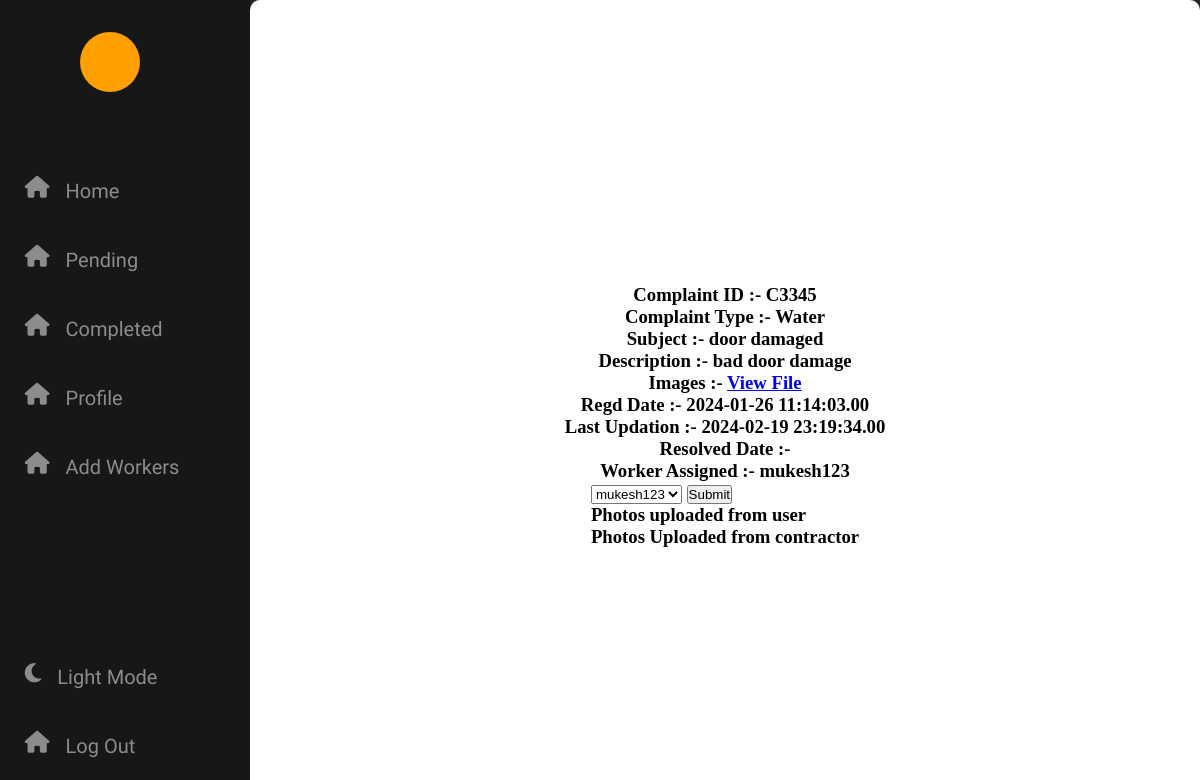
Screenshot of /php/assignWorker.php?id=C3345 with the database file from the repository.
### tables this page shows
CREATE TABLE `complaints` (
  `username` varchar(50) NOT NULL,
  `complaint_id` varchar(10) NOT NULL,
  `complaint_type` varchar(20) NOT NULL,
  `subject` varchar(50) NOT NULL,
  `description` text NOT NULL,
  `folder` varchar(300) NOT NULL,
  `time` datetime(2) NOT NULL DEFAULT current_timestamp(2),
  `resolved_time` datetime(2) DEFAULT NULL,
  `last_updation` datetime(2) DEFAULT NULL,
  `worker_assigned` varchar(50) DEFAULT NULL
);

### php/assignWorker.php (the view, shortened to what this page needs)
<html lang="en" dir="ltr">
  <head>
    <link rel="stylesheet" href="https://cdnjs.cloudflare.com/ajax/libs/font-awesome/6.5.1/css/all.min.css" />
   </head>
<body>
<div class="nav">
<div class="icon">
</div>
<div class="nav-content">
    <div>
        <i class="fa-solid fa-house"></i>
    </div>
    <div>
        <i class="fa-solid fa-house" ></i>
    </div>
    <div>
        <i class="fa-solid fa-house"></i>
    </div>
    <div>
        <i class="fa-solid fa-house" ></i>
    </div>
    <div>
        <i class="fa-solid fa-house" ></i>
    </div>
</div>
<div class="nav-content-down">
    <div onclick="toggle()" >
        <i class="fa-solid fa-moon" ></i>
    </div>
    <div>
        <i class="fa-solid fa-house"></i>
    </div>
</div>
</div>
<div class="content">
            <div class="complaintInfo">
                <?php
                    include 'config.php' ;
                    $complaint_id = $_GET['id'];
                    $sql = "select * from complaints where complaint_id = '$complaint_id'";
                    $result = $conn->query($sql);
                    if ($result->num_rows > 0) {
                        while ($row = $result->fetch_assoc()) {
                    ?>
                    <h3>Complaint ID :- <?php  echo $row["complaint_id"];?><h3>
                    <h3>Complaint Type :- <?php  echo $row["complaint_type"];?><h3>
                    <h3>Subject :- <?php  echo $row["subject"];?><h3>
                    <h3>Description :- <?php  echo $row["description"];?><h3>
                    <h3>Images :- <a href = "<?php echo $row["folder"]?> " target="blank">View File</a><h3>
                    <h3>Regd Date :- <?php  echo $row["time"];?><h3>
                    <h3>Last Updation :- <?php  echo $row["last_updation"];?><h3>
                    <h3>Resolved Date :- <?php  echo $row["resolved_time"];?><h3>
                    <h3>Worker Assigned :- <?php  echo $row["worker_assigned"];?><h3>
                    <?php
                        $complaint_type = $row["complaint_type"];
                        }
                    }
                    ?>
            <div class="assignworker">
                <form action="<?php echo $_SERVER['PHP_SELF']. '?id=' . $complaint_id ;  ?>" method="post">
                    <select name="worker_assigned" id="worker_assigned">
                        <?php
                        $sql2 = "select * from worker where work_area = '$complaint_type'";
                        $result2 = $conn->query($sql2);
                        if ($result2->num_rows > 0) {
                            while ($row2 = $result2->fetch_assoc()) {
                                ?>
                                <option value="<?php echo $row2["username"]; ?>"><?php echo $row2["username"]; ?></option>
                                <?php
                            }
                        }
                        ?>
                    </select>
                    <input type="submit" name = "save" >
                </form>
            </div>
                <div class="photos1">Photos uploaded from user
                </div>
                <div class="photos2"> Photos Uploaded from contractor </div>
            </div>
</div>
</body>
</html>

### php/assignWorker.php (style rules this page uses)
:root { --background-color: #242424; --nav-background-color : #161717; --icon-color:#8C8C8C; --preview-background-color:#161717; --heading-color:white ; --font-color:white; --boxes-bg-color:#161717; --box-count-color: #242424; }
* { margin: 0; padding: 0; box-sizing: content-box; }
body { display: flex; }
.nav { width: 80px; height: 100vh; position: fixed; display: flex; flex-direction: column; justify-content: space-between; background-color: var(--nav-background-color); transition: 0.3s; }
.content { width: calc(100vw - 0vw ); background-color: var(--background-color); height: 100vh; display: flex; margin-left: 80px; transition: margin-left 0.3s; }
.nav i { font-size: 22px; color: #8C8C8C; }
.nav .icon { width: 60px; height: 60px; position: absolute; top: 20px; margin: 1vw 0vw 0vw 0.4vw; border-radius: 50%; display: flex; justify-content: center; align-items: center; color: var(--font-color); font-weight: 800; font-family: 'Biryani', sans-serif; background-color: #FF9F00; }
.nav-content div , .nav-content-down div { display: flex; margin-left: 0.3rem; gap: 1rem; display: flex; justify-content:flex-start; align-items: center; height: 53px; padding-left: 20px; width: 225px; border-radius: 10px 0px 0px 10px; }
.nav-content { position: absolute; display: flex; flex-direction: column; gap: 1rem; top: 10rem; }
.nav-content-down { position: absolute; display: flex; flex-direction: column; gap: 1rem; bottom: 2rem; }
.complaintInfo { width: 100%; height: 100%; display: flex; flex-direction: column; justify-content: center; align-items: center; padding: 1rem; background-color: white; border-radius: 10px; color: black; }

### rows the page displays
complaints: complaint "C3345", complaint_type "Water", subject "door damaged", description "bad door damage", time "2024-01-26 11:14:03.00", last_updation "2024-02-19 23:19:34.00", worker_assigned "mukesh123"

### other values shown
form field worker_assigned "mukesh123"
